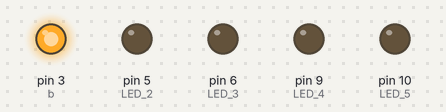
Bench run of a sketch on a simulated Arduino Uno, built with avr-gcc and run on an emulated ATmega328P. Shown: output pins drawn as LEDs (lit = HIGH).

Above: at 0.05 s.
At 0.75 s:
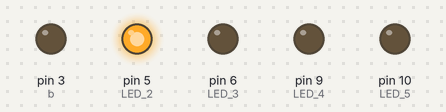
At 1.45 s:
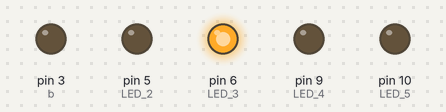
At 2.15 s:
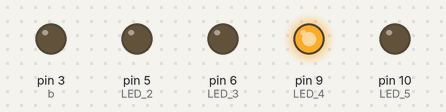
At 2.85 s:
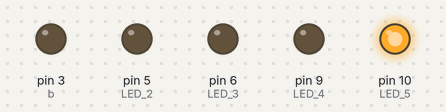
Timing chart, 0 to 3.1 s (numbered marks = the images above):
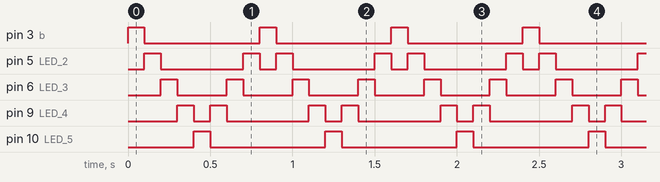

The sketch:

Kitt.ino
```cpp
// Knight rider K.I.T.T

int dtime = 100;            // Delay
bool positive = true;       // LED increase or decrease
int a = 1;                  // General variable for the loop
int b = 3;                  // Selected LED variable

void setup()
{
  // Setup serial for debugging purposes
  Serial.begin(9600);

  // Pin set up on PWM pins
  pinMode(3, OUTPUT);       // LED 1
  pinMode(5, OUTPUT);       // LED 2
  pinMode(6, OUTPUT);       // LED 3
  pinMode(9, OUTPUT);       // LED 4
  pinMode(10, OUTPUT);      // LED 5
}

// Used to return the pin number for the LED number requested
int LEDselect(int loopNo)
{
  if (loopNo == 1)
  {
    return 3;
  }
  else if (loopNo == 2)
  {
    return 5;
  }
  else if (loopNo == 3)
  {
    return 6;
  }
  else if (loopNo == 4)
  {
    return 9;
  }
  else if (loopNo == 5)
  {
    return 10;
  }
}

// Using PWM make the LED start dim and get brighter.
// Looks a bit rubbish when breath is small.
void breathe(int LED, int breath)               // LED - Selecyed LED, breath - total duration of function in milliseconds.
{
  int d = (breath*1000L/510);                   // Total time(ms) = d(us)/1000 * 510(steps)

  for ( int a = 0 ; a < 256; a++ )
  {
    analogWrite(LED, a);
    delayMicroseconds(d);
  }
  for ( int a = 255 ; a >= 0; a-- )
  {
    analogWrite(LED, a);
    delayMicroseconds(d);
  }
}

void loop()
{
  b = LEDselect(a);             // Get the pin number for required LED number

//  breathe(b,dtime);


  digitalWrite(b, HIGH);        // Set pin high to turn LED on
  delay(dtime);                     // Delay for d uS
  digitalWrite(b, LOW);         // Set pin low to turn off LED.


  if (positive)
  {
    a++;
  }
  else
  {
    a--;
  }

  if (a == 1)
  {
    positive = true;
  }
  else if (a == 5)
  {
    positive = false;
  }

}
```

Measured:
- by itself, pin 3 (b), pin 10 (LED_5): alternates HIGH for 0.10 s and LOW for 0.70 s
- by itself, pin 5 (LED_2): repeats every 0.80 s: LOW 0.50 s, HIGH 0.10 s, LOW 0.10 s, HIGH 0.10 s
- by itself, pin 6 (LED_3): alternates HIGH for 0.10 s and LOW for 0.30 s
- by itself, pin 9 (LED_4): repeats every 0.80 s: LOW 0.10 s, HIGH 0.10 s, LOW 0.50 s, HIGH 0.10 s
